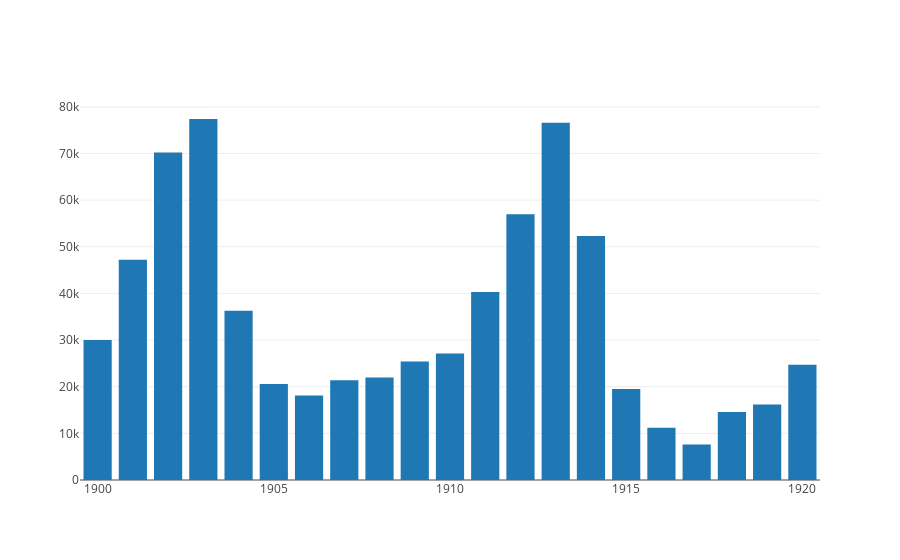

The notebook cell this image was saved under:
### Code cell
hares = [
    go.Bar(
        x=data['year'],
        y=data['hare']
    )
]

iplot(hares, filename='basic-bar')

### Figure 1 — Plotly figure (JSON) as saved in the notebook; plotly's stock layout.template omitted (floating-point values rounded to 4 significant figures)
{"data": [{"type": "bar", "x": [1900, 1901, 1902, 1903, 1904, 1905, 1906, 1907, 1908, 1909, 1910, 1911, 1912, 1913, 1914, 1915, 1916, 1917, 1918, 1919, 1920], "y": [30000, 47200, 70200, 77400, 36300, 20600, 18100, 21400, 22000, 25400, 27100, 40300, 57000, 76600, 52300, 19500, 11200, 7600, 14600, 16200, 24700]}], "layout": {}}
